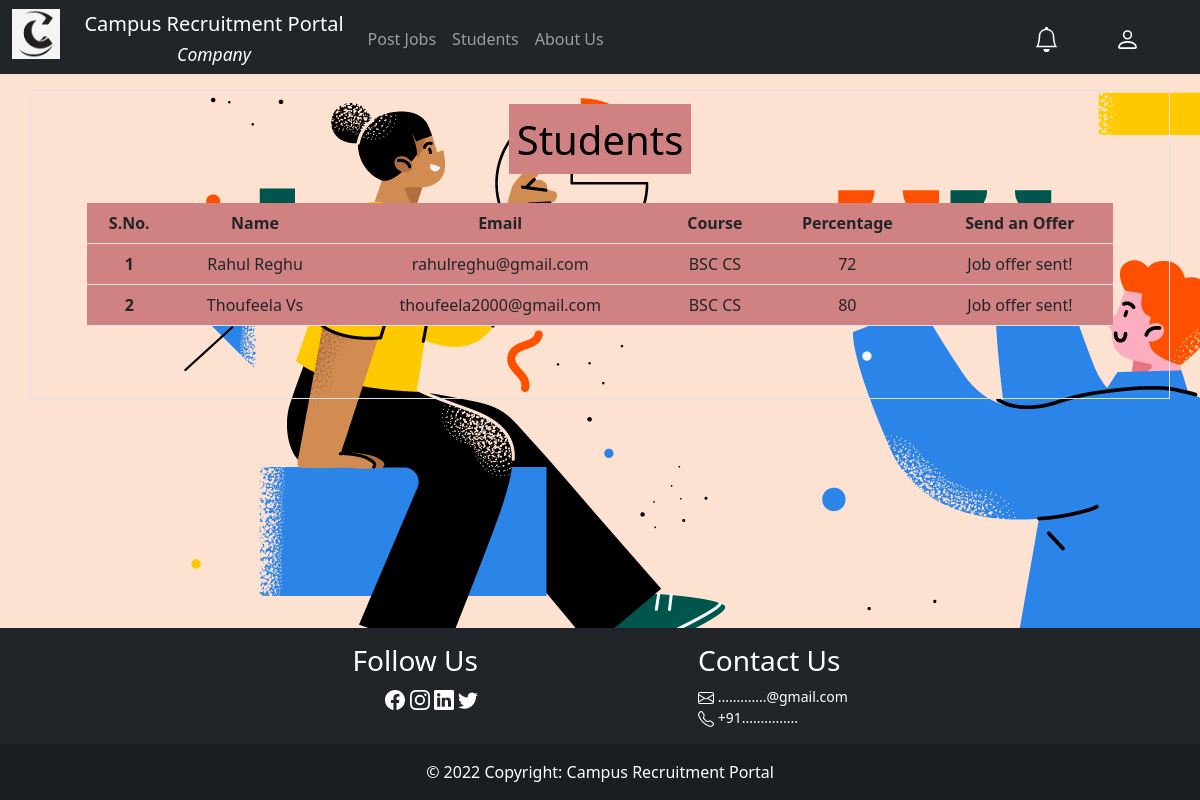
/company/students.php (signed in), run on the app's committed database.
### tables this page shows
CREATE TABLE `student` (
  `pwd` varchar(20) NOT NULL,
  `email` varchar(255) NOT NULL,
  `fname` varchar(255) NOT NULL,
  `lname` varchar(255) NOT NULL,
  `sid` int(11) NOT NULL,
  `stat` varchar(20) DEFAULT 'pending'
);

CREATE TABLE `student_academic` (
  `coursename` varchar(20) NOT NULL,
  `percentage` int(11) NOT NULL,
  `semail` varchar(255) NOT NULL,
  `sname` varchar(50) NOT NULL
);

### company/students.php (the view, shortened to what this page needs)
<?php
include_once $_SERVER['DOCUMENT_ROOT'] . '/campus/partials/config.php';
$cid=$_SESSION['cid'];
$sql = "SELECT `email`, `fname`, `lname`, `coursename`, `percentage`, `student`.`sid` FROM `student` JOIN `student_academic` WHERE `student`.`email`=`student_academic`.`semail`;";
$result = mysqli_query($conn, $sql);
$rows = mysqli_fetch_all($result);
$sql="SELECT `jid`, `jname`, `salary` FROM `job` WHERE `cid`=$cid ORDER BY `jdate` DESC";
$result= mysqli_query($conn,$sql);
if($result)
$jobs=mysqli_fetch_all($result);
else
$jobs=null;
include_once $_SERVER['DOCUMENT_ROOT'] . '/campus/partials/_template.php';
?>
<div class="container mx-auto mt-3 border p-4 text-center justify-content-center">
    <div class="row">
        <h1><mark style='background-color:#d08181'>Students</mark></h1>
    </div>
<div class="row m-3 p-3 overflow-auto justify-content-center">
    <?php
    if ($rows == null)
        echo "
    <div class='row p-3 m-3'>
    <h3>No students registered</h3>
    </div>
    ";
    else
    {
        echo "<table class='table' style='background-color:#d08181'>
        <thead>
        <tr>
        <th scope='col'>S.No.</th>
      <th scope='col'>Name</th>
      <th scope='col'>Email</th>
      <th scope='col'>Course</th>
      <th scope='col'>Percentage</th>";
      if($jobs!=null)
      echo" <th scope='col'>Send an Offer</th>";
        echo "</tr>
        </thead>
        <tbody>
        ";
        $row_num=1;
        foreach($rows as $row){
            echo "
            <tr>
            <th scope='row'>$row_num</th>
            <td>".ucfirst($row[1])." ".ucfirst($row[2])."</td>
            <td>".$row[0]."</td>
            <td>".ucwords($row[3])."</td>
            <td>$row[4]</td>";
            $sqljob="SELECT * FROM `offeredjobs` WHERE `sid`=$row[5] AND `jid` IN (SELECT `jid` FROM `job` WHERE `cid`=$cid)";
            $resultjob= mysqli_query($conn,$sqljob);
            if($jobs!=null && mysqli_num_rows($resultjob)==0)
            echo "<td><button type='button' class='btn btn-primary' data-bs-toggle='modal' data-bs-target='#sendOffer' data-bs-id='$row[5]'>Offer Job</button></td>";
            else if(mysqli_num_rows($resultjob)>0)
            {
                echo "<td>Job offer sent!</td>";
            }
            echo "</tr>";
          $row_num++;
        }
    }
    ?>
</div>
</div>
<?php
include_once $_SERVER['DOCUMENT_ROOT'] . '/campus/partials/_footer.php';
?>

### partials/_template.php (shortened to what this page needs)
<!doctype html>
<html lang="en">
<head>
  <link href="/campus/css/bootstrap.min.css" rel="stylesheet">
</head>
<body class="bg-light" background="/campus/images/bg.png">
  <header>
    <?php
   if(!isset($_SESSION['loggedin']))
   include_once $_SERVER['DOCUMENT_ROOT'].'/campus/partials/_navbar_nologin.php';
   else
   {
     if($_SESSION['type']=='student')
     include_once $_SERVER['DOCUMENT_ROOT'].'/campus/partials/_navbar_student.php';
     else if($_SESSION['type']=='admin')
     include_once $_SERVER['DOCUMENT_ROOT'].'/campus/partials/_navbar_admin.php';
     else if($_SESSION['type']=='company')
     include_once $_SERVER['DOCUMENT_ROOT'].'/campus/partials/_navbar_company.php';
   }
    ?>
  </header>

### partials/_navbar_company.php (shortened to what this page needs)
<nav class="navbar navbar-expand-md bg-dark navbar-dark pt-1 pb-0">
  <div class="container-fluid">
    <a class="navbar-brand" href="/campus">
        <div class="row">
    <img class="col m-0" src="/campus/images/index.png" alt="CRP" width="50" height="50" class="d-inline-block align-text-top">
      <div class="col">Campus Recruitment Portal<br><center><em><small>Company</small></em></center></div>
    </div></a>
    <div class="collapse navbar-collapse" id="navbarNav">
      <ul class="navbar-nav">
        <li class="nav-item">
          <a class="nav-link" href="/campus/company/post.php">Post Jobs</a>
        </li>
        <li class="nav-item">
                    <a class="nav-link" href="/campus/company/students.php">Students</a>
                </li>
                <li class="nav-item">
                    <a class="nav-link" href="/campus/aboutus.php">About Us</a>
                </li>
            </ul>
        </div>
        <ul class="navbar-nav">
            <li class="nav-item dropdown">
                <a class="nav-link pe-5" href="#" id="notifications" role="button" data-bs-toggle="dropdown" aria-expanded="false">
                    <img src="/campus/images/notifications.svg" alt="Account" height="25" width="25">
                </a>
                        <?php
                        $cid=$_SESSION['cid'];
                        ?>
            </li>
            <li class="nav-item dropdown">
                <a class="nav-link pe-5" href="#" id="account" role="button" data-bs-toggle="dropdown" aria-expanded="false">
                    <img src="/campus/images/account.svg" alt="Account" height="25" width="25">
                </a>
            </li>
        </ul>
    </div>
</nav>

### partials/_footer.php
<footer class=" fixed-bottom bg-dark text-center text-white">
    <div class="row pt-3">
        <div class="row">
            <div class="col-4 mx-auto text-end">
                <h3>
                    Follow Us
                </h3>
                <div class="col">
                    <img src='/campus/images/facebook.svg' alt='Facebook' height='20' width='20'>
                    <img src='/campus/images/instagram.svg' alt='Instagram' height='20' width='20'>
                    <img src='/campus/images/linkedin.svg' alt='Linked In' height='20' width='20'>
                    <img src='/campus/images/twitter.svg' alt='Twitter' height='20' width='20'>
                </div>
            </div>
            <div class="col-4 mx-auto text-start">
                <h3>
                    Contact Us
                </h3>
                <p class="small">
                    <img src="/campus/images/envelope.svg" alt="Email: "> .............@gmail.com<br>
                    <img src="/campus/images/telephone.svg" alt="Phone: "> +91...............<br>
                </p>
            </div>
        </div>
    </div>
    <div class="row p-3" style="background-color: rgba(0, 0, 0, 0.2)">
        <div class="col-8 mx-auto">
            © 2022 Copyright: Campus Recruitment Portal
        </div>
    </div>
</footer>
</body>
</html>

### data on the page
student: fname "Rahul", lname "Reghu", email "rahulreghu@gmail.com", email.coursename "BSC CS", email.percentage "72"
student: fname "Thoufeela", lname "Vs", email "thoufeela2000@gmail.com", email.coursename "BSC CS", email.percentage "80"
